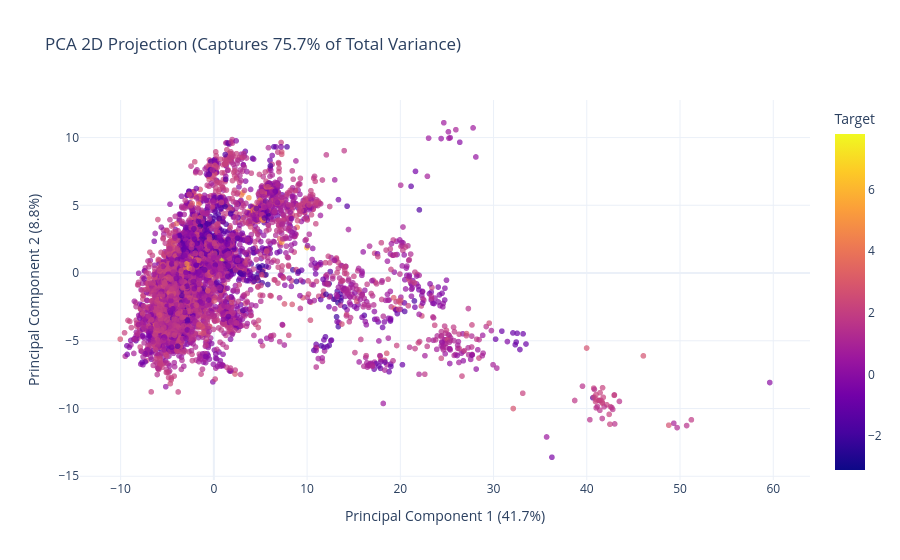

The notebook cell saved with this chart:
### Code cell
import plotly.express as px
import pandas as pd
from sklearn.pipeline import Pipeline
from sklearn.impute import SimpleImputer
from sklearn.preprocessing import StandardScaler
from sklearn.decomposition import PCA

# 1. Build a pipeline to impute, scale, and extract the top 2 PCs
pca_pipeline = Pipeline(
    [
        ("imputer", SimpleImputer(strategy="median")),
        ("scaler", StandardScaler()),
        ("pca", PCA(n_components=20, random_state=RANDOM_STATE)),
    ]
)

# 2. Process the training data
components = pca_pipeline.fit_transform(X_train)

# Extract the fitted PCA model from the pipeline to get the variance ratios
fitted_pca = pca_pipeline.named_steps["pca"]

# 3. Combine the components and your target variable into a single DataFrame
pca_df = pd.DataFrame(data=components[:, :2], columns=["PC1", "PC2"])
pca_df["Target"] = y_train.values  # .values prevents pandas index-mismatch errors

# Calculate total variance explained by these 2 components
explained_var = fitted_pca.explained_variance_ratio_.sum() * 100

# 4. Plot using Plotly Express
fig = px.scatter(
    pca_df,
    x="PC1",
    y="PC2",
    color="Target",
    title=f"PCA 2D Projection (Captures {explained_var:.1f}% of Total Variance)",
    color_continuous_scale="Plasma",
    opacity=0.7,
)

# Update layout for cleaner presentation
fig.update_layout(
    xaxis_title=f"Principal Component 1 ({fitted_pca.explained_variance_ratio_[0] * 100:.1f}%)",
    yaxis_title=f"Principal Component 2 ({fitted_pca.explained_variance_ratio_[1] * 100:.1f}%)",
    template="plotly_white",
)

fig.show()

### Figure 1 — Plotly figure (JSON) as saved in the notebook; plotly's stock layout.template omitted (floating-point values rounded to 4 significant figures; data arrays with more than 128 entries replaced by an {"elided": "..."} marker saying what was removed)
{"data": [{"hovertemplate": "PC1=%{x}<br>PC2=%{y}<br>Target=%{marker.color}<extra></extra>", "legendgroup": "", "marker": {"color": {"elided": "6780 float values"}, "coloraxis": "coloraxis", "opacity": 0.7, "symbol": "circle"}, "mode": "markers", "name": "", "showlegend": false, "type": "scattergl", "x": {"elided": "6780 float values"}, "xaxis": "x", "y": {"elided": "6780 float values"}, "yaxis": "y"}], "layout": {"coloraxis": {"autocolorscale": false, "colorbar": {"title": {"text": "Target"}}, "colorscale": [[0, "#0d0887"], [0.1111, "#46039f"], [0.2222, "#7201a8"], [0.3333, "#9c179e"], [0.4444, "#bd3786"], [0.5556, "#d8576b"], [0.6667, "#ed7953"], [0.7778, "#fb9f3a"], [0.8889, "#fdca26"], [1, "#f0f921"]]}, "legend": {"tracegroupgap": 0}, "title": {"text": "PCA 2D Projection (Captures 75.7% of Total Variance)"}, "xaxis": {"anchor": "y", "domain": [0, 1], "title": {"text": "Principal Component 1 (41.7%)"}}, "yaxis": {"anchor": "x", "domain": [0, 1], "title": {"text": "Principal Component 2 (8.8%)"}}}}
